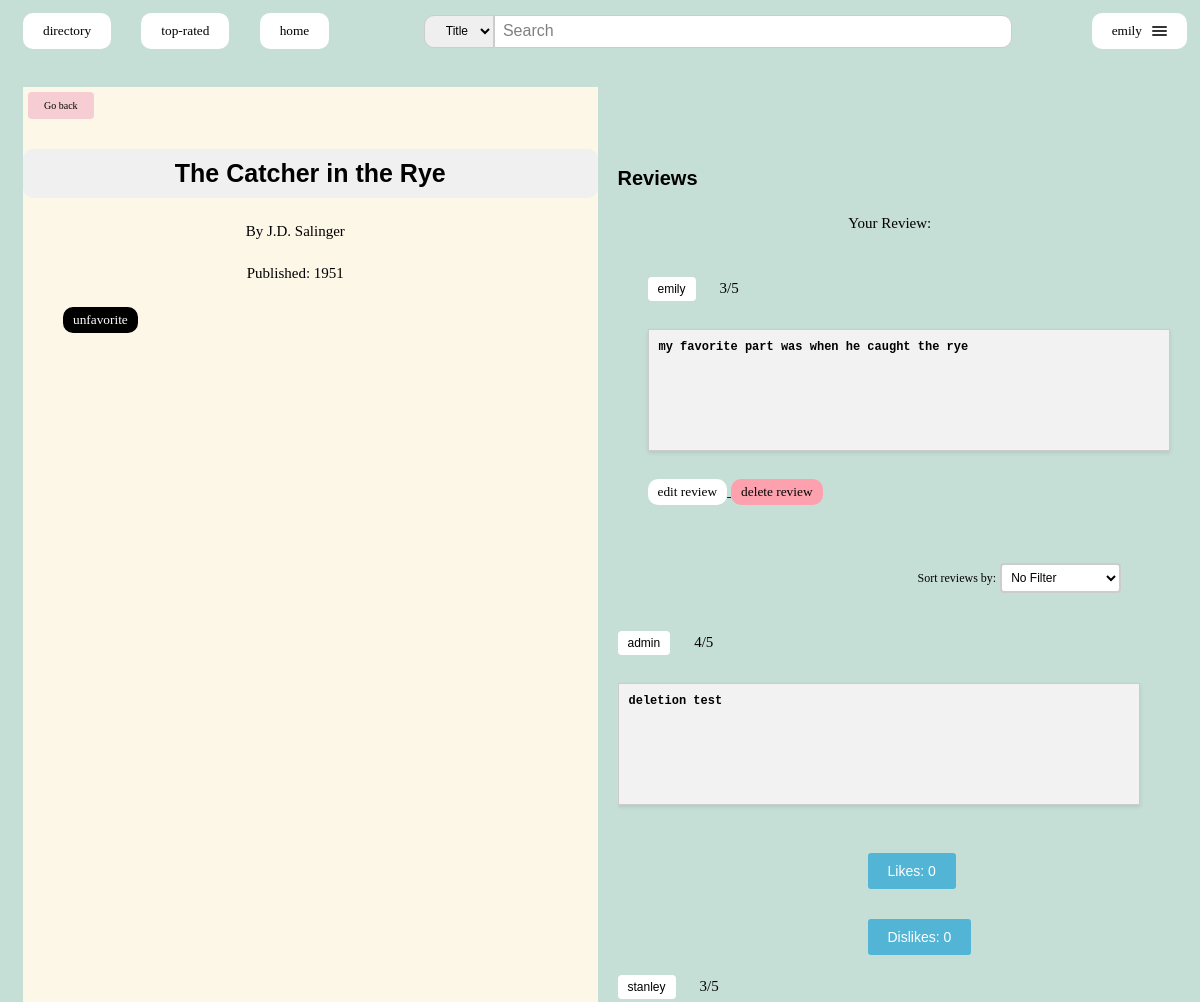
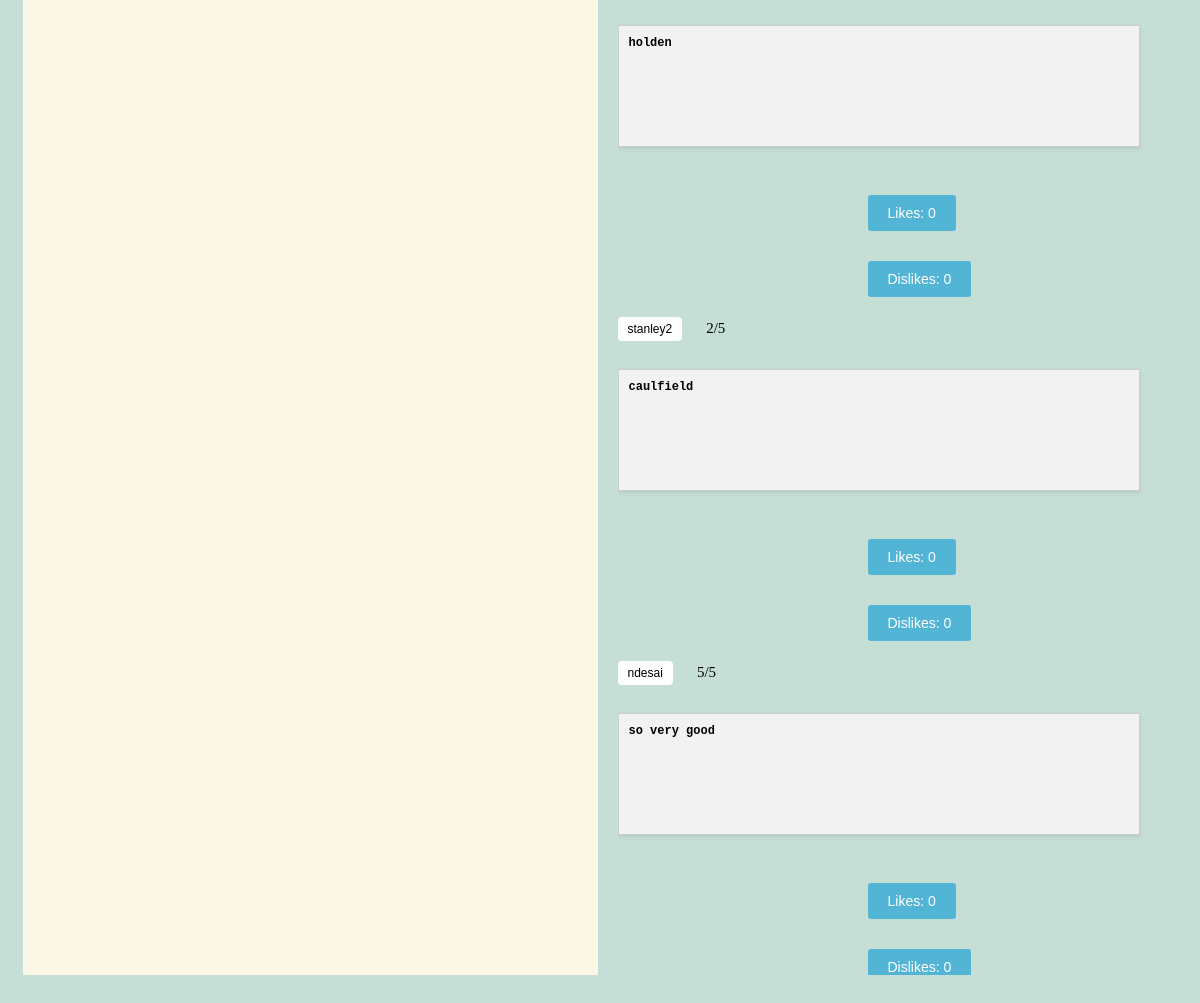
Page /books/1/ (signed in) on the committed database (2 pictures, top to bottom).
### books/models.py (models this page shows, shortened)
class Book(models.Model):
    title = models.CharField(max_length=200, blank=False)
    author = models.CharField(max_length=200)
    pub_year = models.IntegerField(default=-1, blank=True)
    isbn = models.CharField(max_length=13, blank=True)

### reviews/models.py (models this page shows)
class Review(models.Model):
    user = models.ForeignKey(User, on_delete=models.CASCADE, blank=True)
    book = models.ForeignKey(Book, on_delete=models.CASCADE)
    rating = models.IntegerField(blank=False, default=0)
    text = models.CharField(blank=False,max_length=500)
    images = models.ImageField(upload_to='review_images/',blank=True)
    likes=models.ManyToManyField(User, related_name='liked_reviews', blank=True)
    dislikes=models.ManyToManyField(User, related_name='disliked_reviews', blank=True)

### books/views.py (the view)
# urls.py: path("<int:book_id>/", views.displayBookInfo, name="view_book"),
def displayBookInfo(request, book_id):
    book = Book.objects.get(pk=book_id)
    reviews = Review.objects.filter(book__id=book_id)
    user_review = None
    profile = None
    if request.user.is_authenticated:
        user_review = reviews.filter(user=request.user)
        reviews = reviews.exclude(user=request.user)
        try:
            profile = UserProfile.objects.filter(user=request.user)[0]
        except:
            profile = UserProfile.objects.create(user=request.user)
    sort_options = request.GET.get('sort')
    if sort_options == 'favorable':
        reviews = reviews.order_by('-rating')  # Sort by most favorable
    elif sort_options == 'unfavorable':
        reviews = reviews.order_by('rating')  # Sort by least favorable
    context = {
        "book": book,
        "reviews": reviews,
        "user_review": None if not user_review else user_review[0],
        "profile": profile
    }
    return render(request, "books/book.html", context);

### templates/books/book.html (shortened to what this page needs)
{% extends "base.html" %}
{% block content %}
<div class="container">
    <div class="left-section">
        <a class="go-back-button" href="{% url 'books:list_books' %}">Go back</a>
        <h4 class = "review-book">{{ book.title }}</h4>
        <h5 class="book-author">By {{ book.author }}</h5>
        <h5 class="book-published">Published: {{ book.pub_year }}</h5>
        {% if request.user.is_authenticated %}
            {% if book in profile.favorite_books.all %}
                <form id="favorite" action="{% url 'books:favorite_book' book.id %}" method="POST">
                    <button type="fav-submit"> Unfavorite </button>
                </form>
            {% else %}
                <form id="favorite" action="{% url 'books:favorite_book' book.id %}" method="POST">
                    {% csrf_token %}
                    <button type="fav-submit"> Favorite </button>
                </form>
            {% endif %}
        {% endif %}
    </div>
    <div class="right-section">
        <h3 class = "reviews">Reviews</h3>
        {% if not user_review %}
            <a class="write-rev-button" href="{% url 'books:review_book' book.id %}">Leave a Review</a>
            {% if not reviews  %}
            <p class = "no-rev">No reviews for this book :</p>
            {% endif %}
        {% else %}
            <h5 class ="personal-review">Your Review:</h5>
            <div style="margin-left: 30px;">
                <a class="user-profile-button" href="{% url 'profiles:profile' user.id %}">{{ user.username }}</a>
                <b class = "rating">{{ user_review.rating }}/5</b>
                <h6 class = "user-rev">{{ user_review.text }}</h6>
                <a href="{% url 'books:edit_review' book.id %}">
                    <button type="edit-rev" class="rev-button">Edit Review</button>
                </a>
                <a href="{% url 'books:delete_review' book.id %}">
                    <button type="delete-rev" class="rev-button delete-button">Delete Review</button>
                </a>
            </div>
            <br/>
        {% endif %}
        <form id="sort-form" method="GET" action="{% url 'books:view_book' book.id %}">
            <label for="sort">Sort reviews by:</label>
            <select id="sort" name="sort">
                <option value="" {% if sort_options == '' %}selected{% endif %}>No Filter</option>
            </select>
        </form>
        <br/>
        {% for review in reviews %}
            <a class="user-profile-button" href="{% url 'profiles:profile' review.user.id %}">{{ review.user.username }}</a>
            <b class = "rating">{{ review.rating }}/5</b>
            <h6 class = "user-rev">{{ review.text }}</h6>
            <form id="like_review" action="{% url 'books:like_dislike' book.id %}" method="POST">
                <button class="like-buttons" type="submit"> Likes: {{review.likes.count}}</button>
            </form>
            <form id="dislike_review" action="{% url 'books:like_dislike' book.id %}" method="POST">
                <button class="like-buttons" type="submit"> Dislikes: {{review.dislikes.count}}</button>
            </form>
        {% endfor %}
    <br/>
    </div>
</div>
{% endblock %}

### templates/nav.html (shortened to what this page needs)
<nav>
    <span class="menu-items">
        <a href="{% url 'books:list_books' %}">
            <button type="books" class="nav-button">Directory</button>
        </a>
        <a href="{% url 'books:top_ten' %}">
            <button type="rating" class="nav-button">Top-Rated</button>
        </a>
        <a href="{% url 'books:home_page' %}">
            <button type="home" class="nav-button">Home</button>
        </a>
    </span>
    <span class="search-bar">
        <form id="search-bar"  method="GET" action="{% url 'books:search_books' %}">
            <select name="field" id="field">
                <option value="title" {% if field == 'title'%} selected {% endif %}>Title</option>
              </select>
            <input type="text" name="query" id="search-input" placeholder="Search" {% if query %}value="{{query}}"{% endif %} />
        </form>
    </span>
    <span class="login-status">
        {% if user.is_authenticated %}
        <div class="dropdown">
            <button class="hamburger-menu-button" type="button" id="dropdownMenuButton" data-toggle="dropdown" aria-haspopup="true" aria-expanded="false">
                <span class="text">{{user.username}}</span>
                <span class="hamburger">
                    <div class="hamburger-icon"></div>
                    <div class="hamburger-icon"></div>
                    <div class="hamburger-icon"></div>
                </span>
            </button>
        </div>
        {% else %}
        <a href="{% url 'users:signup' %}">
            <button type="signup" class="nav-button">Sign Up</button></a>
        <a href="{% url 'users:login'%}">
            <button type="login" class="nav-button">Login</button>
        </a>
        {% endif %}
    </span>
</nav>

### static/css/signup.css (style rules this page uses)
form label { font-family: Verdana, Geneva, Tahoma, sans-serif; font-weight:500; }
form input[type="text"], form input[type="email"], form input[type="password"] { margin-top: 10px; width: 250px; padding: 5px; border: 1px solid #ccc; border-radius: 5px; display:inline-block; }
form button[type="submit"] { margin-top:20px; padding: 10px 20px; background-color: rgb(83, 181, 214); color: white; border: none; border-radius: 3px; cursor: pointer; }

### static/css/nav.css (style rules this page uses)
nav { padding: 5px; padding-bottom: 20px; font-family: system-ui, -apple-system, BlinkMacSystemFont, 'Segoe UI', Roboto, Oxygen, Ubuntu, Cantarell, 'Open Sans', 'Helvetica Neue', sans-serif; font-size: 20px; text-transform: lowercase; display: flex; justify-content: space-between; align-items: center; }
.login-status { float: right; }
.menu-items a { margin-left: 10px; margin-right: 10px; display: inline-block; }
.nav-button { display: inline-block; font-family: Verdana; text-transform: lowercase; color: black; background-color: white; margin-right: 5px; padding: 10px 20px; border: none; border-radius: 10px; text-align: center; text-decoration: none; cursor: pointer; }
.hamburger-menu-button { display: flex; align-items: center; background-color: white; text-transform: lowercase; border: none; font-family: Verdana; border-radius: 10px; cursor: pointer; padding: 10px 20px; border: none; border-radius: 10px; text-align: center; text-decoration: none; cursor: pointer; }
.text { padding-right: 10px; }
.hamburger-icon { width: 15px; height: 2px; background-color: #333; margin: 2px 0; border-radius: 1px; }
.search-bar { display: inline-block; }
.search-bar form { display: flex; align-items: center; }
.search-bar input[type="text"] { margin-top: 0px; padding: 8px; border: 1px solid #ccc; border-radius: 0px 10px 10px 0px; min-width: 500px; height: 15px; font-size: 16px; }
.search-bar input[type="text"]::placeholder { color: grey; font: Verdana; }
.search-bar select { text-align: center; height: 33px; padding: 4px 2px 4px 10px; font-size: 12px; border-radius: 10px 0px 0px 10px; border: 1px solid #ccc; }

### static/css/stars.css (style rules this page uses)
:root { --star-color: #fff; --star-background: #fc0; }

### static/css/base.css (style rules this page uses)
body { background-color: #c6dfd6; }

### static/css/review_book.css (style rules this page uses)
.review-book { padding:10px; font-family: 'Trebuchet MS', 'Lucida Sans Unicode', 'Lucida Grande', 'Lucida Sans', Arial, sans-serif; text-align: center; font-size: 25px; background-color: #F0F0F0; border-radius: 10px; max-width: 600px; margin: 0 auto; margin-top: 30px; }

### static/css/user_profile.css (style rules this page uses)
form { align-items: center; justify-content: center; }

### rows in the picture
Book: title "The Catcher in the Rye", author "J.D. Salinger", pub_year "1951"
Review: rating "3", text "my favorite part was when he caught the rye"
Review: user.username "admin", rating "4", text "deletion test", likes.count "0", dislikes.count "0"
Review: user.username "stanley", rating "3", text "holden", likes.count "0", dislikes.count "0"
Review: user.username "stanley2", rating "2", text "caulfield", likes.count "0", dislikes.count "0"
Review: user.username "ndesai", rating "5", text "so very good", likes.count "0", dislikes.count "0"

### other values in the picture
{{ user.username }} "emily"
